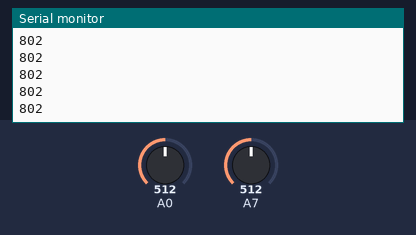
This sketch was run on a simulated Arduino Nano, built with avr-gcc and run on an emulated ATmega328P. Shown: the last lines printed to the serial monitor. The inputs (shaded band) are chosen by the test bench; at power-on: A0 = 512, A7 = 512.

Above: at 1.2 s.
1.3 s: A0 set to 716
At 1.33 s:
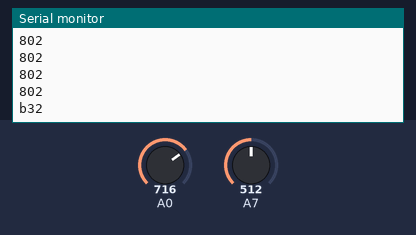
3.2 s: A0 set to 900
At 3.24 s:
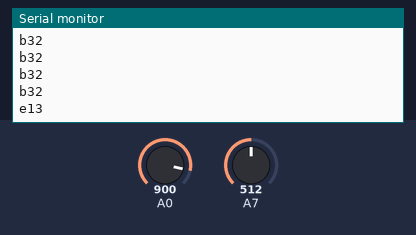
5.1 s: A0 set to 511
At 5.16 s:
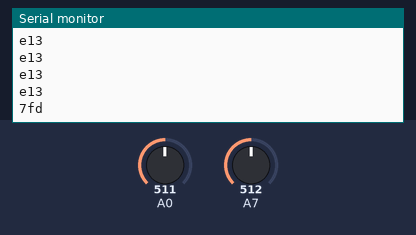
7.0 s: A0 set to 306
At 7.02 s:
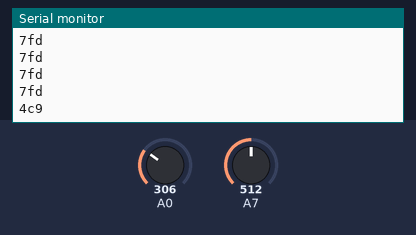

Measured:
- after the input at 1.3 s, the serial monitor: prints a new line at once (image 1)
- after the input at 3.2 s, the serial monitor: prints a new line at once (image 2)
- after the input at 5.1 s, the serial monitor: prints a new line at once (image 3)
- after the input at 7.0 s, the serial monitor: prints a new line at once (image 4)

The sketch:

analogReadToHex.ino
```cpp
int pot = 0;
int potOld = 0;
int rVal = 0;
int gVal = 0;
int bVal = 0;

String potString = "";


void setup()
{
	Serial.begin(9600);
}

void loop()
{
	//getPotVal();
	//Serial.println(potString);

	//Serial.println(analogRead(A7));

	pot = analogRead(analogRead(A7));

	pot = map(pot, 0, 1023, 0, 4096);

	potString =  String(pot, HEX);

	Serial.println(potString);

	delay(50);
}

char numToHex(int val)		//converts a decimal integer to hex char
{
	char hexOut = '0';

	val = map(val, 0, 9, 0, 15);

	switch (val)
	{
	    case 0 :
	      hexOut = '0';
	      break;

	    case 1 :
	      hexOut = '1';
	      break;

	    case 2 :
	      hexOut = '2';
	      break;

	    case 3 :
	      hexOut = '3';
	      break;

	    case 4 :
	      hexOut = '4';
	      break;

	    case 5 :
	      hexOut = '5';
	      break;

	    case 6 :
	      hexOut = '6';
	      break;

	    case 7 :
	      hexOut = '7';
	      break;

	    case 8 :
	      hexOut = '8';
	      break;

	    case 9 :
	      hexOut = '9';
	      break;

	    case 10 :
	      hexOut = 'A';
	      break;

	    case 11 :
	      hexOut = 'B';
	      break;

	    case 12 :
	      hexOut = 'C';
	      break;

	    case 13 :
	      hexOut = 'D';
	      break;

	    case 14 :
	      hexOut = 'E';
	      break;

	    case 15 :
	      hexOut = 'F';
	      break;

	    default:
	    break;
	      // do something
	}

	return hexOut;
}

void getPotVal()
{
	pot = analogRead(A7);	//######insert pin

	// if (( pot < (potOld-10)) || (pot > (potOld+10)))	//only changes the value if the pot value changes significantly
	// {
		potOld = pot;
		pot = map(pot, 0, 1023, 0, 999);	//maps the pot analog range to 999 for hex RGB conversion


		rVal = pot/100;
		gVal = pot/10; gVal = gVal%10;
		bVal = pot%100; bVal = bVal%10;		//gets each individual digit from pot value

		potString = numToHex(rVal);
		potString += numToHex(gVal);
		potString += numToHex(bVal);
	//}
}
```
